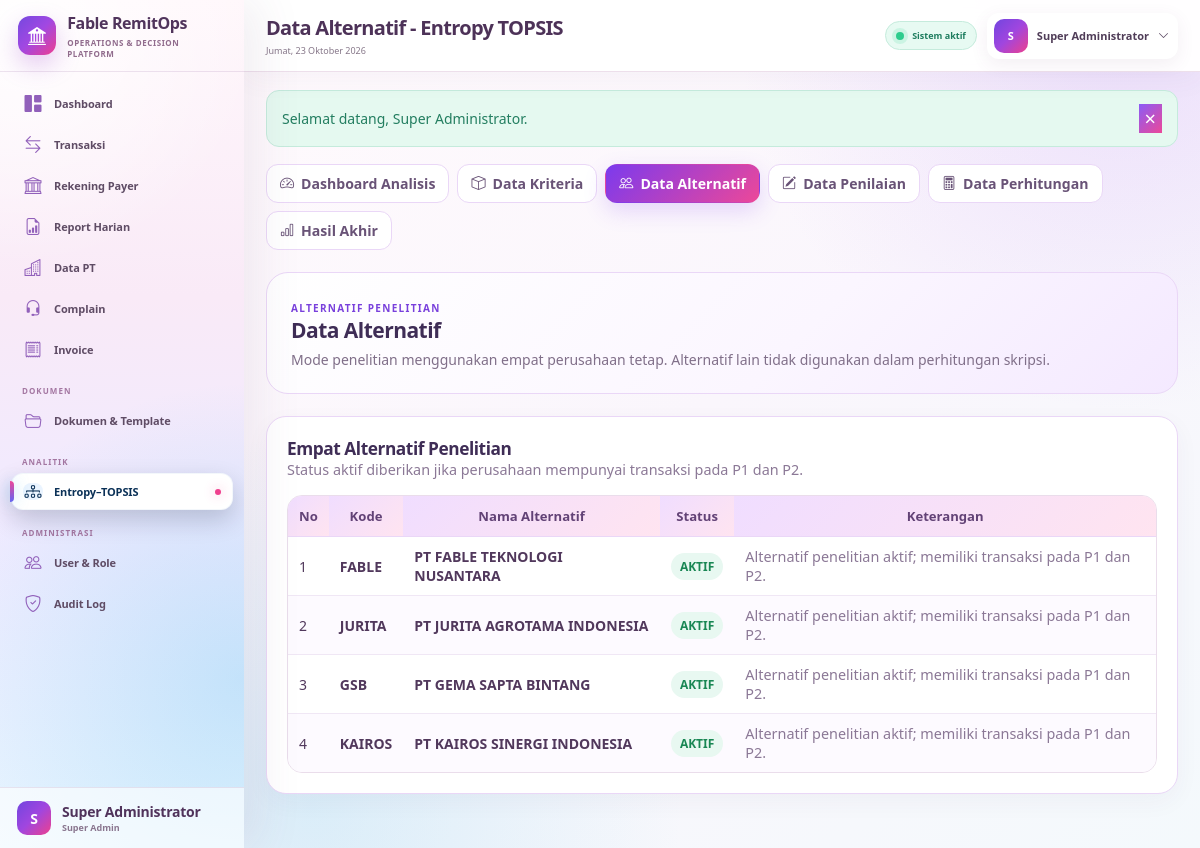
The page /public/analysis/alternatives (signed in) on the database its author committed.
### tables this page shows
CREATE TABLE `users` (
  `id` bigint(20) UNSIGNED NOT NULL,
  `role_id` bigint(20) UNSIGNED NOT NULL,
  `name` varchar(150) NOT NULL,
  `username` varchar(80) NOT NULL,
  `email` varchar(190) NOT NULL,
  `password` varchar(255) NOT NULL,
  `transaction_team` tinyint(3) UNSIGNED DEFAULT NULL,
  `is_active` tinyint(1) NOT NULL DEFAULT 1,
  `must_change_password` tinyint(1) NOT NULL DEFAULT 1,
  `last_login_at` datetime DEFAULT NULL,
  `created_at` datetime NOT NULL DEFAULT current_timestamp(),
  `updated_at` datetime NOT NULL DEFAULT current_timestamp() ON UPDATE current_timestamp()
);

CREATE TABLE `roles` (
  `id` bigint(20) UNSIGNED NOT NULL,
  `code` varchar(50) NOT NULL,
  `name` varchar(100) NOT NULL,
  `description` varchar(255) DEFAULT NULL,
  `created_at` datetime NOT NULL DEFAULT current_timestamp()
);

CREATE TABLE `spk_alternatives` (
  `id` bigint(20) UNSIGNED NOT NULL,
  `alternative_key` varchar(80) NOT NULL,
  `name` varchar(255) NOT NULL,
  `is_active` tinyint(1) NOT NULL DEFAULT 1,
  `source_note` varchar(500) DEFAULT NULL,
  `created_at` datetime NOT NULL DEFAULT current_timestamp(),
  `updated_at` datetime NOT NULL DEFAULT current_timestamp() ON UPDATE current_timestamp()
);

### app/Views/analysis/alternatives.php (the view, shortened to what the rows shown need)
<div class="spk-module">
<?php require __DIR__ . '/_nav.php'; ?>
<div class="spk-hero"><span class="eyebrow dark">ALTERNATIF PENELITIAN</span><h2>Data Alternatif</h2><p>Mode penelitian menggunakan empat perusahaan tetap. Alternatif lain tidak digunakan dalam perhitungan skripsi.</p></div>
<div class="spk-section"><div class="spk-section-head"><div><h3>Empat Alternatif Penelitian</h3><div class="spk-muted">Status aktif diberikan jika perusahaan mempunyai transaksi pada P1 dan P2.</div></div></div><div class="table-responsive"><table class="spk-table"><thead><tr><th>No</th><th>Kode</th><th>Nama Alternatif</th><th>Status</th><th>Keterangan</th></tr></thead><tbody>
<?php foreach($alternatives as $i=>$a):?>
<tr><td><?=$i+1?></td><td><strong><?=e($a['alternative_key'])?></strong></td><td><strong><?=e($a['name'])?></strong></td><td><span class="badge-spk <?=(int)$a['is_active']===1?'active':''?>"><?=(int)$a['is_active']===1?'AKTIF':'NONAKTIF'?></span></td><td class="spk-muted"><?=e($a['source_note']??'')?></td></tr>
<?php endforeach;?></tbody></table></div></div>
</div>

### app/Core/Router.php (shortened to what the rows shown need)
<?php
final class Router
{
    private array $routes = [];
    private function add(string $method, string $path, array $handler): void
    {
        $this->routes[] = compact('method', 'path', 'handler');
    }
    public function dispatch(): void
    {
        $method = strtoupper($_POST['_method'] ?? $_SERVER['REQUEST_METHOD'] ?? 'GET');
        $requestPath = parse_url($_SERVER['REQUEST_URI'] ?? '/', PHP_URL_PATH) ?: '/';
        $basePath = parse_url((string) App::config('app.url'), PHP_URL_PATH) ?: '';
        if ($basePath !== '' && str_starts_with($requestPath, $basePath)) {
            $requestPath = substr($requestPath, strlen($basePath)) ?: '/';
        }
        $requestPath = '/' . ltrim($requestPath, '/');
        $requestPath = $requestPath !== '/' ? rtrim($requestPath, '/') : '/';
        foreach ($this->routes as $route) {
            if ($route['method'] !== $method) {
                continue;
            }
            $pattern = preg_replace('#\{([a-zA-Z_][a-zA-Z0-9_]*)\}#', '(?P<$1>[^/]+)', $route['path']);
            if (preg_match('#^' . $pattern . '$#', $requestPath, $matches)) {
                $params = array_filter($matches, 'is_string', ARRAY_FILTER_USE_KEY);
                [$class, $action] = $route['handler'];
                $controller = new $class();
                $controller->{$action}(...array_values($params));
                return;
            }
        }
    }
}

### app/Views/partials/sidebar.php (shortened to what the rows shown need)
<?php
$path = parse_url(
    $_SERVER['REQUEST_URI'] ?? '/',
    PHP_URL_PATH
) ?: '/';
$currentUser = auth_user() ?? [];
$currentRole = (string) ($currentUser['role_code'] ?? '');
$documentRoles = [
    'super_admin',
    'superadmin',
    'supervisor',
    'admin_invoice',
    'invoice',
    'admin_complain',
    'complain',
];
$canOpenDocuments = in_array(
    $currentRole,
    $documentRoles,
    true
);
$active = static function (bool $condition): string {
    return $condition ? 'active' : '';
};
$isDashboard = $path === parse_url(url('/'), PHP_URL_PATH);
$isTransactions = str_contains($path, '/transactions');
$isPayerAccounts = str_contains($path, '/payer-accounts');
$isReports = str_contains($path, '/reports');
$isCompanies = str_contains($path, '/companies');
$isComplaints = str_contains($path, '/complaints');
$isInvoices = str_contains($path, '/invoices');
$isDocuments = str_contains($path, '/documents')
    || str_contains($path, '/document_templates.php')
    || str_contains($path, '/document_template_manager.php')
    || str_contains($path, '/invoice_templates.php')
    || str_contains($path, '/standing_instruction_7.php');
$isAnalysis = str_contains($path, '/analysis');
$isUsers = str_contains($path, '/users');
$isAudit = str_contains($path, '/audit');
$userName = trim(
    (string) ($currentUser['name'] ?? 'Pengguna')
);
$userInitial = strtoupper(
    substr($userName, 0, 1)
);
$userRoleName = trim(
    (string) (
        $currentUser['role_name']
        ?? $currentRole
        ?: 'Pengguna Sistem'
    )
);
?>
<aside
    class="sidebar"
    id="sidebar"
    aria-label="Navigasi utama"
>
    <div class="brand">
        <div class="brand-mark">
            <i class="bi bi-bank2"></i>
        </div>
        <div>
            <strong>
                Fable RemitOps
            </strong>
            <small>
                Operations &amp; Decision Platform
            </small>
        </div>
    </div>
    <nav class="sidebar-nav">
        <a
            class="nav-item <?= $active($isDashboard) ?>"
            href="<?= url('/') ?>"
            <?= $isDashboard
                ? 'aria-current="page"'
                : ''
            ?>
        >
            <i class="bi bi-grid-1x2-fill"></i>
            <span>Dashboard</span>
        </a>
        <?php if (can('transaction.view')): ?>
            <a
                class="nav-item <?= $active($isTransactions) ?>"
                href="<?= url('/transactions') ?>"
                <?= $isTransactions
                    ? 'aria-current="page"'
                    : ''
                ?>
            >
                <i class="bi bi-arrow-left-right"></i>
                <span>Transaksi</span>
            </a>
        <?php endif; ?>
        <?php if (can('payer_account.view')): ?>
            <a
                class="nav-item <?= $active($isPayerAccounts) ?>"
                href="<?= url('/payer-accounts') ?>"
                <?= $isPayerAccounts
                    ? 'aria-current="page"'
                    : ''
                ?>
            >
                <i class="bi bi-bank"></i>
                <span>Rekening Payer</span>
            </a>
        <?php endif; ?>
        <?php if (can('report.view')): ?>
            <a
                class="nav-item <?= $active($isReports) ?>"
                href="<?= url('/reports') ?>"
                <?= $isReports
                    ? 'aria-current="page"'
                    : ''
                ?>
            >
                <i class="bi bi-file-earmark-bar-graph"></i>
                <span>Report Harian</span>
            </a>
        <?php endif; ?>
        <?php if (can('company.view')): ?>
            <a
                class="nav-item <?= $active($isCompanies) ?>"
                href="<?= url('/companies') ?>"
                <?= $isCompanies
                    ? 'aria-current="page"'
                    : ''
                ?>
            >
                <i class="bi bi-buildings"></i>
                <span>Data PT</span>
            </a>
        <?php endif; ?>
        <?php if (can('complaint.view')): ?>
            <a
                class="nav-item <?= $active($isComplaints) ?>"
                href="<?= url('/complaints') ?>"
                <?= $isComplaints
                    ? 'aria-current="page"'
                    : ''
                ?>
            >
                <i class="bi bi-headset"></i>
                <span>Complain</span>
            </a>
        <?php endif; ?>
        <?php if (can('invoice.view')): ?>
            <a
                class="nav-item <?= $active($isInvoices) ?>"
                href="<?= url('/invoices') ?>"
                <?= $isInvoices
                    ? 'aria-current="page"'
                    : ''
                ?>
            >
                <i class="bi bi-receipt"></i>
                <span>Invoice</span>
            </a>
        <?php endif; ?>
        <?php if ($canOpenDocuments): ?>
            <div class="nav-label">
                DOKUMEN
            </div>
            <a
                class="nav-item <?= $active($isDocuments) ?>"
                href="<?= url('/documents') ?>"
                <?= $isDocuments
                    ? 'aria-current="page"'
                    : ''
                ?>
            >
                <i class="bi bi-folder2-open"></i>
                <span>
                    Dokumen &amp; Template
                </span>
            </a>
        <?php endif; ?>
        <?php if (can('analysis.view')): ?>
            <div class="nav-label">
                ANALITIK
            </div>
            <a
                class="nav-item <?= $active($isAnalysis) ?>"
                href="<?= url('/analysis') ?>"
                <?= $isAnalysis
                    ? 'aria-current="page"'
                    : ''
                ?>
            >
                <i class="bi bi-diagram-3"></i>
                <span>
                    Entropy–TOPSIS
                </span>
            </a>
        <?php endif; ?>
        <?php if (
            can('user.manage')
            || can('audit.view')
        ): ?>
            <div class="nav-label">
                ADMINISTRASI
            </div>
        <?php endif; ?>
        <?php if (can('user.manage')): ?>
            <a
                class="nav-item <?= $active($isUsers) ?>"
                href="<?= url('/users') ?>"
                <?= $isUsers
                    ? 'aria-current="page"'
                    : ''
                ?>
            >
                <i class="bi bi-people"></i>
                <span>User &amp; Role</span>
            </a>
        <?php endif; ?>
        <?php if (can('audit.view')): ?>
            <a
                class="nav-item <?= $active($isAudit) ?>"
                href="<?= url('/audit') ?>"
                <?= $isAudit
                    ? 'aria-current="page"'
                    : ''
                ?>
            >
                <i class="bi bi-shield-check"></i>
                <span>Audit Log</span>
            </a>
        <?php endif; ?>
    </nav>
    <div class="sidebar-footer">
        <div class="avatar-sm">
            <?= e($userInitial) ?>
        </div>
        <div class="min-w-0">
            <strong
                class="text-truncate d-block"
            >
                <?= e($userName) ?>
            </strong>
            <small>
                <?= e($userRoleName) ?>
            </small>
        </div>
    </div>
</aside>

### app/Views/partials/topbar.php (shortened to what the rows shown need)
<?php
$dayNames = [
    1 => 'Senin',
    2 => 'Selasa',
    3 => 'Rabu',
    4 => 'Kamis',
    5 => 'Jumat',
    6 => 'Sabtu',
    7 => 'Minggu',
];
$monthNames = [
    1 => 'Januari',
    2 => 'Februari',
    3 => 'Maret',
    4 => 'April',
    5 => 'Mei',
    6 => 'Juni',
    7 => 'Juli',
    8 => 'Agustus',
    9 => 'September',
    10 => 'Oktober',
    11 => 'November',
    12 => 'Desember',
];
$todayLabel = (
    $dayNames[(int) date('N')] ?? ''
)
    . ', '
    . date('d')
    . ' '
    . (
        $monthNames[(int) date('n')]
        ?? ''
    )
    . ' '
    . date('Y');
$currentUser = auth_user() ?? [];
$currentName = trim(
    (string) (
        $currentUser['name']
        ?? 'Pengguna'
    )
);
$initial = strtoupper(
    substr(
        $currentName,
        0,
        1
    )
);
?>
<header
    class="topbar"
    id="appTopbar"
>
    <div class="d-flex align-items-center gap-3">
        <div class="topbar-title">
            <h1>
                <?= e(
                    $title
                    ?? 'Dashboard'
                ) ?>
            </h1>
            <p>
                <?= e($todayLabel) ?>
            </p>
        </div>
    </div>
    <div class="topbar-actions">
        <span class="connection-pill">
            <span></span>
            Sistem aktif
        </span>
        <div
            class="dropdown"
            data-dropdown
        >
            <button
                class="user-menu"
                type="button"
                data-dropdown-toggle
                aria-expanded="false"
            >
                <div class="avatar-sm">
                    <?= e($initial) ?>
                </div>
                <span class="user-menu-name">
                    <?= e($currentName) ?>
                </span>
                <i class="bi bi-chevron-down"></i>
            </button>
        </div>
    </div>
</header>

### rows shown on the page
users: name "S", name "Super Administrator", role.name "Super Admin"
spk_alternatives: alternative_key "FABLE", name "PT FABLE TEKNOLOGI NUSANTARA", is_active "AKTIF", source_note "Alternatif penelitian aktif; memiliki transaksi pada P1 dan P2."
spk_alternatives: alternative_key "JURITA", name "PT JURITA AGROTAMA INDONESIA", is_active "AKTIF", source_note "Alternatif penelitian aktif; memiliki transaksi pada P1 dan P2."
spk_alternatives: alternative_key "GSB", name "PT GEMA SAPTA BINTANG", is_active "AKTIF", source_note "Alternatif penelitian aktif; memiliki transaksi pada P1 dan P2."
spk_alternatives: alternative_key "KAIROS", name "PT KAIROS SINERGI INDONESIA", is_active "AKTIF", source_note "Alternatif penelitian aktif; memiliki transaksi pada P1 dan P2."

### other values the page prints
$flashMessage "Selamat datang, Super Administrator."
$label "Dashboard Analisis"
$label "Data Kriteria"
$label "Data Alternatif"
$label "Data Penilaian"
$label "Data Perhitungan"
$label "Hasil Akhir"
